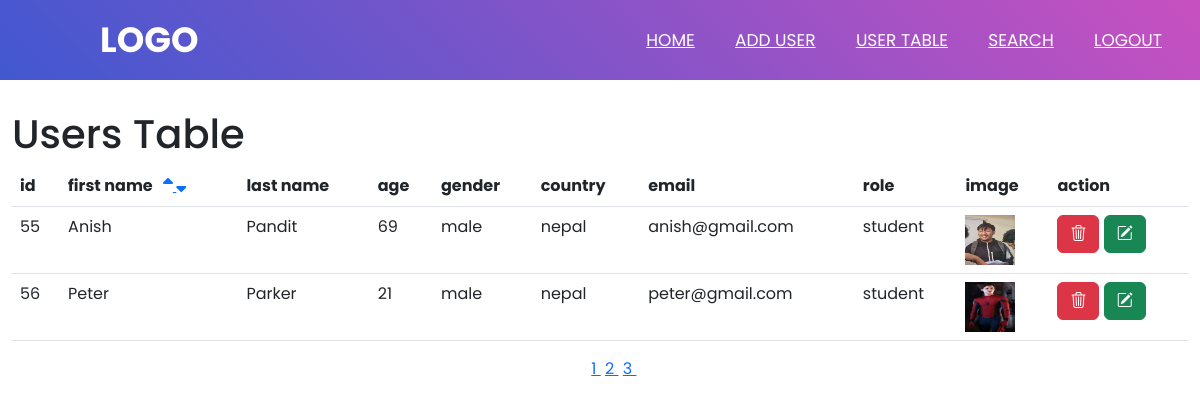
The app's page /users.php?page=3 (signed in) with its own data.
### tables this page shows
CREATE TABLE `student` (
  `id` int(11) NOT NULL,
  `first_name` varchar(100) NOT NULL,
  `last_name` varchar(100) NOT NULL,
  `age` int(100) NOT NULL,
  `gender` enum('male','female') NOT NULL,
  `country` enum('nepal','india','japan') NOT NULL,
  `image` varchar(100) NOT NULL,
  `email` varchar(100) NOT NULL,
  `password` varchar(100) NOT NULL,
  `role` varchar(100) NOT NULL
);

### users.php (the view, shortened to what this page needs)
<?php
    require_once('database.php');
    require_once('header.php');
    $pageSql = "SELECT * FROM student";
    $pResponse = mysqli_query($connection, $pageSql);
    $total = mysqli_num_rows($pResponse);
    $offset = 0;
    $limit = 5;
    $page = ceil($total / $limit);
    if (!empty($_GET['page'])) {
        $pp = $_GET['page'];
        $offset = ($pp - 1) * $limit;
    }
    if(isset($_GET['order'])){
        $order = $_GET['order'];
        $field = $_GET['field'];
        $query = "SELECT * FROM student ORDER BY $field $order LIMIT $offset,$limit";
        $result = mysqli_query($connection,$query);
        }
    else{
        $selectSql = "SELECT * FROM student ORDER BY id LIMIT $offset,$limit";
        $result = mysqli_query($connection, $selectSql);
    }
?>
<!DOCTYPE html>
<html lang="en">
<head>
    <link rel="stylesheet" href="https://cdn.jsdelivr.net/npm/bootstrap-icons@1.10.5/font/bootstrap-icons.css">
    <link rel="stylesheet" href="https://cdn.jsdelivr.net/npm/bootstrap@5.2.3/dist/css/bootstrap.min.css"
>
</head>
<body>
    <div class="container-xxl">
    <h1>Users Table</h1>
<table class="table">
    <thead class="thead-light">
        <tr>
            <th scope="col">id</th>
            <th scope="col">first name &nbsp; <a href="users.php?order=asc&field=first_name" id="sortAsc">
                    <i class="fa-solid fa-sort-up"></i>
                </a>
                <a href="users.php?order=desc&field=first_name" id="sortDesc">
                    <i class="fa-solid fa-sort-down"></i>
                </a>
            </th>
            <th scope="col">last name</th>
            <th scope="col">age</th>
            <th scope="col">gender</th>
            <th scope="col">country</th>
            <th scope="col">email</th>
            <th scope="col">role</th>
            <th scope="col">image</th>
            <th scope="col">action</th>
        </tr>
    </thead>
    <tbody>
        <?php
    while($row = mysqli_fetch_assoc($result)){
    ?>
        <tr>
            <td>
                <?php echo $row['id'] ?>
            </td>
            <td>
                <?php echo $row['first_name'] ?>
            </td>
            <td>
                <?php echo $row['last_name'] ?>
            </td>
            <td>
                <?php echo $row['age'] ?>
            </td>
            <td>
                <?php echo $row['gender'] ?>
            </td>
            <td>
                <?php echo $row['country'] ?>
            </td>
            <td>
                <?php echo $row['email'] ?>
            </td>
            <td>
                <?php echo $row['role'] ?>
            </td>
            <td><img src="uploads/<?php echo $row['image'] ?>" alt="image" width="50px" height="50px"></td>
            <td>
                <a onclick="return confirm('Are you sure to delete?')"
                    href="users.php?id=<?=$row['id']?>&image=<?=$row['image']?>" class="btn btn-danger"><i
                        class="bi bi-trash3"></i></a>
                <a href="edit.php?id=<?=$row['id']?>" class="btn btn-success"><i class="bi bi-pencil-square"></i></a>
            </td>
        </tr>
        <?php
            }
        ?>
    </tbody>
</table>
    </div>
    <div style="display:flex; justify-content: center;">
        <ul style="display:flex; justify-content: center;">
            <?php for ($i = 1; $i <=$page; $i++) : ?>
            <li><a href="?page=<?=$i?>">
                    <?= $i; ?>
                </a> &nbsp;</li>
            <?php endfor; ?>
        </ul>
    </div>
</body>
</html>

### css/header.css (style rules this page uses)
* { padding: 0; margin: 0; text-decoration: none; list-style: none; box-sizing: border-box; font-family: 'Poppins', sans-serif; }

### records on screen
student: id "55", first_name "Anish", last_name "Pandit", age "69", gender "male", country "nepal", email "anish@gmail.com", role "student", image (picture)
student: id "56", first_name "Peter", last_name "Parker", age "21", gender "male", country "nepal", email "peter@gmail.com", role "student", image (picture)
